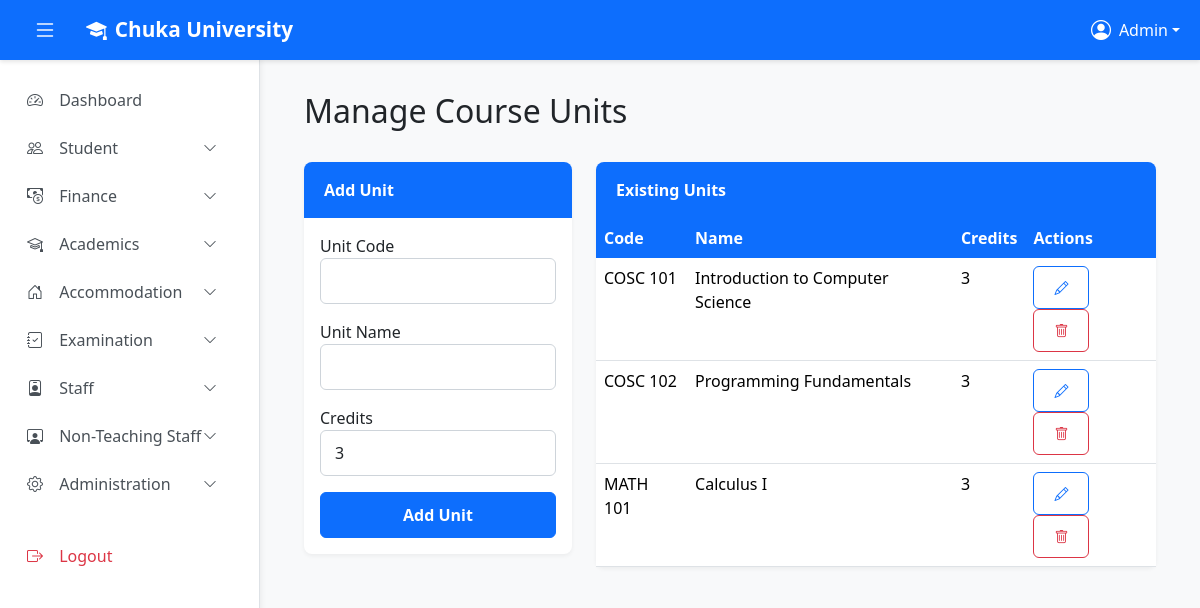
Page /admin/units/manage.php (signed in) on the earlier database version.
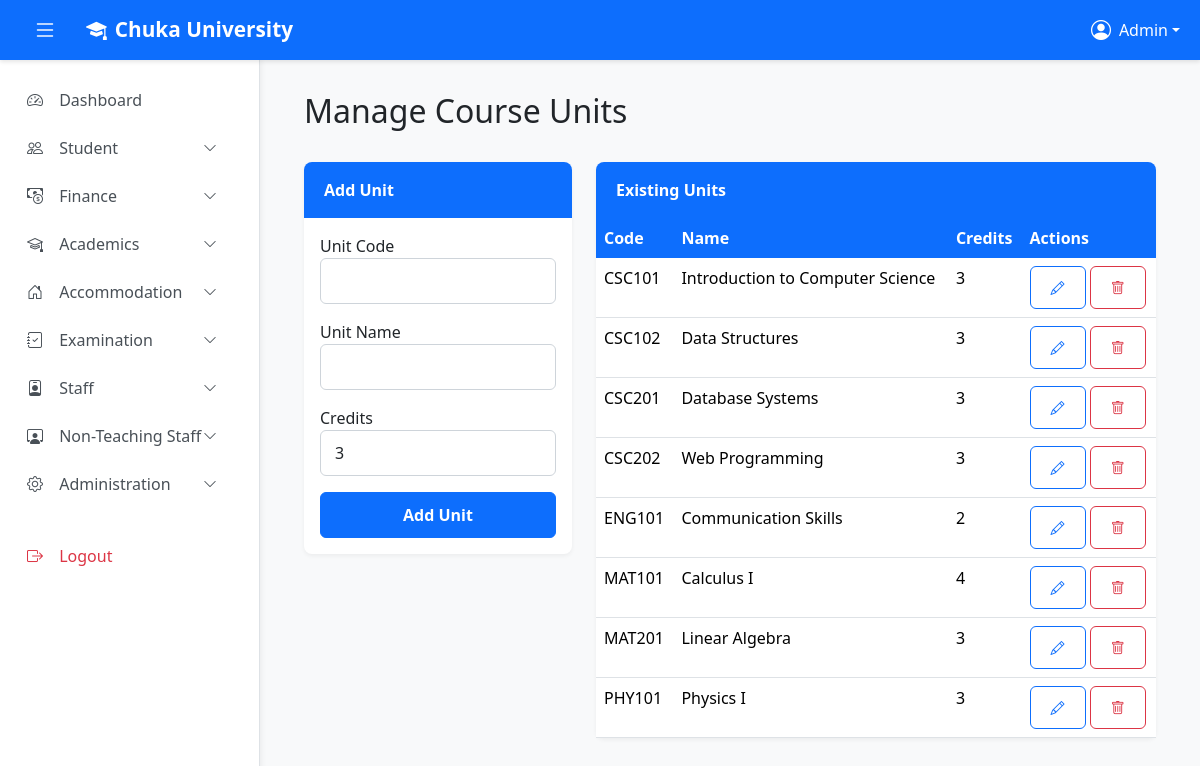
Same page on the later database version.
### tables this page shows
CREATE TABLE `course_units` (
  `id` int(11) NOT NULL,
  `unit_code` varchar(20) NOT NULL,
  `unit_name` varchar(255) NOT NULL,
  `description` text DEFAULT NULL,
  `credit_hours` int(11) NOT NULL DEFAULT 3,
  `unit_type` enum('core','elective','minor') DEFAULT 'core',
  `status` enum('active','inactive') DEFAULT 'active',
  `created_at` timestamp NOT NULL DEFAULT current_timestamp(),
  `updated_at` timestamp NOT NULL DEFAULT current_timestamp() ON UPDATE current_timestamp()
);

### admin/units/manage.php (the view, shortened to what this page needs)
<?php
require_once '../../config.php';
$units_stmt = $conn->prepare("SELECT * FROM course_units ORDER BY unit_code ASC");
$units_stmt->execute();
$units = $units_stmt->get_result()->fetch_all(MYSQLI_ASSOC);
?>
<!DOCTYPE html>
<html lang="en">
<head>
    <link href="https://cdn.jsdelivr.net/npm/bootstrap@5.3.3/dist/css/bootstrap.min.css" rel="stylesheet">
    <link href="https://cdn.jsdelivr.net/npm/bootstrap-icons@1.11.3/font/bootstrap-icons.css" rel="stylesheet">
    <link href="../assets/main.css" rel="stylesheet"/>
</head>
<body>
    <?php include '../partials/top_navbar.php'; ?>
    <?php include '../partials/sidebar.php'; ?>
    <main class="main-content" id="mainContent">
        <div class="container-fluid">
            <div class="row mb-4">
                <div class="col-12"><h2>Manage Course Units</h2></div>
            </div>
            <div class="row">
                <div class="col-lg-4 mb-4">
                    <div class="card">
                        <div class="card-header">Add Unit</div>
                        <div class="card-body">
                            <form method="post">
                                <div class="mb-3"><label>Unit Code</label><input type="text" name="unit_code" class="form-control" required></div>
                                <div class="mb-3"><label>Unit Name</label><input type="text" name="unit_name" class="form-control" required></div>
                                <div class="mb-3"><label>Credits</label><input type="number" name="credit_hours" class="form-control" value="3" required></div>
                                <button type="submit" class="btn btn-primary w-100">Add Unit</button>
                            </form>
                        </div>
                    </div>
                </div>
                <div class="col-lg-8">
                    <div class="card">
                        <div class="card-header">Existing Units</div>
                        <div class="card-body p-0">
                            <table class="table table-hover mb-0">
                                <thead><tr><th>Code</th><th>Name</th><th>Credits</th><th>Actions</th></tr></thead>
                                <tbody>
                                    <?php foreach ($units as $unit): ?>
                                    <tr>
                                        <td><?php echo htmlspecialchars($unit['unit_code']); ?></td>
                                        <td><?php echo htmlspecialchars($unit['unit_name']); ?></td>
                                        <td><?php echo $unit['credit_hours']; ?></td>
                                        <td>
                                            <button class="btn btn-sm btn-outline-primary edit-unit-btn"
                                                data-bs-toggle="modal" data-bs-target="#editUnitModal"
                                                data-id="<?php echo $unit['id']; ?>"
                                                data-code="<?php echo htmlspecialchars($unit['unit_code']); ?>"
                                                data-name="<?php echo htmlspecialchars($unit['unit_name']); ?>"
                                                data-credits="<?php echo $unit['credit_hours']; ?>"><i class="bi bi-pencil"></i></button>
                                            <form method="post" class="d-inline" onsubmit="return confirm('Delete this unit?');">
                                                <button class="btn btn-sm btn-outline-danger"><i class="bi bi-trash"></i></button>
                                            </form>
                                        </td>
                                    </tr>
                                    <?php endforeach; ?>
                                </tbody>
                            </table>
                        </div>
                    </div>
                </div>
            </div>
        </div>
    </main>
</body>
</html>

Differences in the rows shown:
changed course_units "Introduction to Computer Science": unit_code "COSC 101" → "CSC101"
changed course_units: unit_code "COSC 102" → "CSC102"; unit_name "Programming Fundamentals" → "Data Structures"
added course_units: unit_code "CSC201", unit_name "Database Systems", credit_hours "3"
added course_units: unit_code "CSC202", unit_name "Web Programming", credit_hours "3"
added course_units: unit_code "ENG101", unit_name "Communication Skills", credit_hours "2"
changed course_units "Calculus I": unit_code "MATH 101" → "MAT101"; credit_hours "3" → "4"
added course_units: unit_code "MAT201", unit_name "Linear Algebra", credit_hours "3"
added course_units: unit_code "PHY101", unit_name "Physics I", credit_hours "3"
